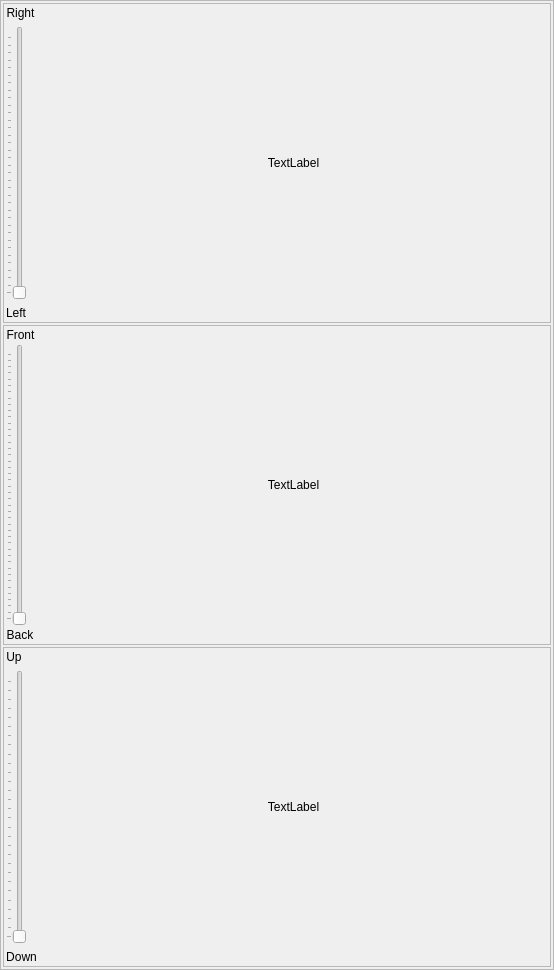
        <widget class="QFrame" name="frame_5">
         <property name="sizePolicy">
          <sizepolicy hsizetype="Expanding" vsizetype="Expanding">
           <horstretch>0</horstretch>
           <verstretch>0</verstretch>
          </sizepolicy>
         </property>
         <property name="minimumSize">
          <size>
           <width>0</width>
           <height>0</height>
          </size>
         </property>
         <property name="maximumSize">
          <size>
           <width>580</width>
           <height>166666</height>
          </size>
         </property>
         <property name="frameShape">
          <enum>QFrame::StyledPanel</enum>
         </property>
         <property name="frameShadow">
          <enum>QFrame::Raised</enum>
         </property>
         <layout class="QVBoxLayout" name="verticalLayout_2">
          <property name="spacing">
           <number>2</number>
          </property>
          <property name="sizeConstraint">
           <enum>QLayout::SetDefaultConstraint</enum>
          </property>
          <property name="leftMargin">
           <number>2</number>
          </property>
          <property name="topMargin">
           <number>2</number>
          </property>
          <property name="rightMargin">
           <number>2</number>
          </property>
          <property name="bottomMargin">
           <number>2</number>
          </property>
          <item>
           <widget class="QFrame" name="frame_6">
            <property name="frameShape">
             <enum>QFrame::StyledPanel</enum>
            </property>
            <property name="frameShadow">
             <enum>QFrame::Raised</enum>
            </property>
            <layout class="QHBoxLayout" name="horizontalLayout_5">
             <property name="spacing">
              <number>2</number>
             </property>
             <property name="leftMargin">
              <number>2</number>
             </property>
             <property name="topMargin">
              <number>2</number>
             </property>
             <property name="rightMargin">
              <number>2</number>
             </property>
             <property name="bottomMargin">
              <number>2</number>
             </property>
             <item>
              <layout class="QVBoxLayout" name="verticalLayout_3">
               <property name="spacing">
                <number>6</number>
               </property>
               <item alignment="Qt::AlignLeft">
                <widget class="QLabel" name="label_2">
                 <property name="sizePolicy">
                  <sizepolicy hsizetype="Fixed" vsizetype="Preferred">
                   <horstretch>0</horstretch>
                   <verstretch>0</verstretch>
                  </sizepolicy>
                 </property>
                 <property name="text">
                  <string>Right</string>
                 </property>
                 <property name="alignment">
                  <set>Qt::AlignCenter</set>
                 </property>
                </widget>
               </item>
               <item alignment="Qt::AlignLeft">
                <widget class="QSlider" name="XSlider">
                 <property name="styleSheet">
                  <string notr="true">&lt;!--?xml version=&quot;1.0&quot; encoding=&quot;UTF-8&quot;?--&gt;
&lt;resources&gt;
  &lt;color name=&quot;primaryColor&quot;&gt;#5B016B&lt;/color&gt; &lt;!--BOTTOMS COLOR--&gt;
  &lt;color name=&quot;primaryLightColor&quot;&gt;#ABABAB&lt;/color&gt; &lt;!--BOTTOMS COLOR--&gt;
  &lt;color name=&quot;secondaryColor&quot;&gt;#F4F4F4&lt;/color&gt; &lt;!--LINE EDIT--&gt;
  &lt;color name=&quot;secondaryLightColor&quot;&gt;#FFFFFF&lt;/color&gt; &lt;!--FRAME--&gt;
  &lt;color name=&quot;secondaryDarkColor&quot;&gt;#FFFFFF&lt;/color&gt; &lt;!--BACKGROUNG--&gt;
  &lt;color name=&quot;primaryTextColor&quot;&gt;#3C3C3C&lt;/color&gt;  &lt;!--CHANGABLE TEXT COLOR IN NORMAL MODE--&gt;
  &lt;color name=&quot;secondaryTextColor&quot;&gt;#424242&lt;/color&gt; &lt;!--TEXT COLOR IN NORMAL MODE--&gt;

&lt;/resources&gt;
</string>
                 </property>
                 <property name="maximum">
                  <number>173</number>
                 </property>
                 <property name="orientation">
                  <enum>Qt::Vertical</enum>
                 </property>
                 <property name="tickPosition">
                  <enum>QSlider::TicksAbove</enum>
                 </property>
                 <property name="tickInterval">
                  <number>5</number>
                 </property>
                </widget>
               </item>
               <item alignment="Qt::AlignLeft">
                <widget class="QLabel" name="label_3">
                 <property name="sizePolicy">
                  <sizepolicy hsizetype="Fixed" vsizetype="Preferred">
                   <horstretch>0</horstretch>
                   <verstretch>0</verstretch>
                  </sizepolicy>
                 </property>
                 <property name="text">
                  <string>Left</string>
                 </property>
                 <property name="scaledContents">
                  <bool>false</bool>
                 </property>
                 <property name="alignment">
                  <set>Qt::AlignLeading|Qt::AlignLeft|Qt::AlignVCenter</set>
                 </property>
                </widget>
               </item>
              </layout>
             </item>
             <item alignment="Qt::AlignRight">
              <widget class="QLabel" name="Xpiclabel">
               <property name="sizePolicy">
                <sizepolicy hsizetype="Expanding" vsizetype="Preferred">
                 <horstretch>0</horstretch>
                 <verstretch>50</verstretch>
                </sizepolicy>
               </property>
               <property name="minimumSize">
                <size>
                 <width>509</width>
                 <height>314</height>
                </size>
               </property>
               <property name="maximumSize">
                <size>
                 <width>509</width>
                 <height>314</height>
                </size>
               </property>
               <property name="text">
                <string>TextLabel</string>
               </property>
               <property name="alignment">
                <set>Qt::AlignCenter</set>
               </property>
              </widget>
             </item>
            </layout>
           </widget>
          </item>
          <item>
           <widget class="QFrame" name="frame_7">
            <property name="minimumSize">
             <size>
              <width>0</width>
              <height>0</height>
             </size>
            </property>
            <property name="frameShape">
             <enum>QFrame::StyledPanel</enum>
            </property>
            <property name="frameShadow">
             <enum>QFrame::Raised</enum>
            </property>
            <layout class="QHBoxLayout" name="horizontalLayout_4">
             <property name="spacing">
              <number>2</number>
             </property>
             <property name="leftMargin">
              <number>2</number>
             </property>
             <property name="topMargin">
              <number>2</number>
             </property>
             <property name="rightMargin">
              <number>2</number>
             </property>
             <property name="bottomMargin">
              <number>2</number>
             </property>
             <item>
              <layout class="QVBoxLayout" name="verticalLayout_5">
               <item alignment="Qt::AlignLeft">
                <widget class="QLabel" name="label_4">
                 <property name="text">
                  <string>Front</string>
                 </property>
                 <property name="alignment">
                  <set>Qt::AlignCenter</set>
                 </property>
                </widget>
               </item>
               <item>
                <widget class="QSlider" name="YSlider">
                 <property name="maximum">
                  <number>212</number>
                 </property>
                 <property name="orientation">
                  <enum>Qt::Vertical</enum>
                 </property>
                 <property name="tickPosition">
                  <enum>QSlider::TicksAbove</enum>
                 </property>
                 <property name="tickInterval">
                  <number>5</number>
                 </property>
                </widget>
               </item>
               <item alignment="Qt::AlignLeft">
                <widget class="QLabel" name="label_43">
                 <property name="text">
                  <string>Back</string>
                 </property>
                 <property name="alignment">
                  <set>Qt::AlignCenter</set>
                 </property>
                </widget>
               </item>
              </layout>
             </item>
             <item alignment="Qt::AlignRight">
              <widget class="QLabel" name="Ypiclabel">
               <property name="sizePolicy">
                <sizepolicy hsizetype="Expanding" vsizetype="Preferred">
                 <horstretch>0</horstretch>
                 <verstretch>50</verstretch>
                </sizepolicy>
               </property>
               <property name="minimumSize">
                <size>
                 <width>509</width>
                 <height>314</height>
                </size>
               </property>
               <property name="maximumSize">
                <size>
                 <width>509</width>
                 <height>314</height>
                </size>
               </property>
               <property name="text">
                <string>TextLabel</string>
               </property>
               <property name="alignment">
                <set>Qt::AlignCenter</set>
               </property>
              </widget>
             </item>
            </layout>
           </widget>
          </item>
          <item>
           <widget class="QFrame" name="frame_8">
            <property name="frameShape">
             <enum>QFrame::StyledPanel</enum>
            </property>
            <property name="frameShadow">
             <enum>QFrame::Raised</enum>
            </property>
            <layout class="QHBoxLayout" name="horizontalLayout_3">
             <property name="spacing">
              <number>2</number>
             </property>
             <property name="leftMargin">
              <number>2</number>
             </property>
             <property name="topMargin">
              <number>2</number>
             </property>
             <property name="rightMargin">
              <number>2</number>
             </property>
             <property name="bottomMargin">
              <number>2</number>
             </property>
             <item>
              <layout class="QVBoxLayout" name="verticalLayout_6">
               <property name="spacing">
                <number>6</number>
               </property>
               <item alignment="Qt::AlignLeft">
                <widget class="QLabel" name="label_44">
                 <property name="text">
                  <string>Up</string>
                 </property>
                 <property name="alignment">
                  <set>Qt::AlignCenter</set>
                 </property>
                </widget>
               </item>
               <item alignment="Qt::AlignLeft">
                <widget class="QSlider" name="ZSlider">
                 <property name="maximum">
                  <number>142</number>
                 </property>
                 <property name="orientation">
                  <enum>Qt::Vertical</enum>
                 </property>
                 <property name="tickPosition">
                  <enum>QSlider::TicksAbove</enum>
                 </property>
                 <property name="tickInterval">
                  <number>5</number>
                 </property>
                </widget>
               </item>
               <item alignment="Qt::AlignLeft">
                <widget class="QLabel" name="label_45">
                 <property name="text">
                  <string>Down</string>
                 </property>
                 <property name="alignment">
                  <set>Qt::AlignCenter</set>
                 </property>
                </widget>
               </item>
              </layout>
             </item>
             <item>
              <widget class="QLabel" name="Zpiclabel">
               <property name="sizePolicy">
                <sizepolicy hsizetype="Expanding" vsizetype="Preferred">
                 <horstretch>0</horstretch>
                 <verstretch>50</verstretch>
                </sizepolicy>
               </property>
               <property name="minimumSize">
                <size>
                 <width>509</width>
                 <height>314</height>
                </size>
               </property>
               <property name="maximumSize">
                <size>
                 <width>509</width>
                 <height>314</height>
                </size>
               </property>
               <property name="text">
                <string>TextLabel</string>
               </property>
               <property name="alignment">
                <set>Qt::AlignCenter</set>
               </property>
              </widget>
             </item>
            </layout>
           </widget>
          </item>
         </layout>
        </widget>
